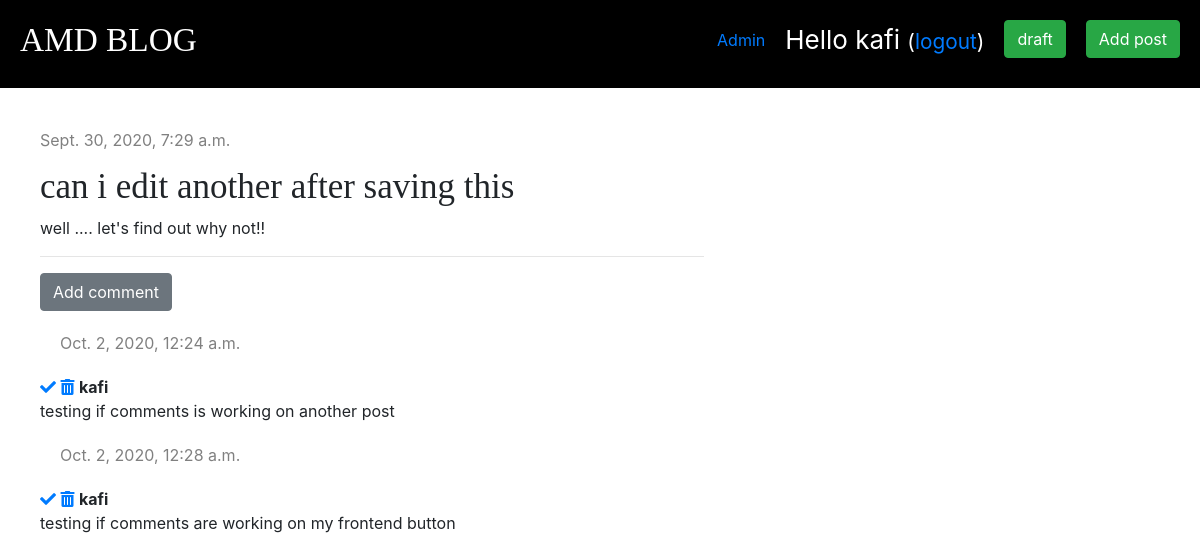
The page /post/25/ (signed in) on the database as committed earlier.
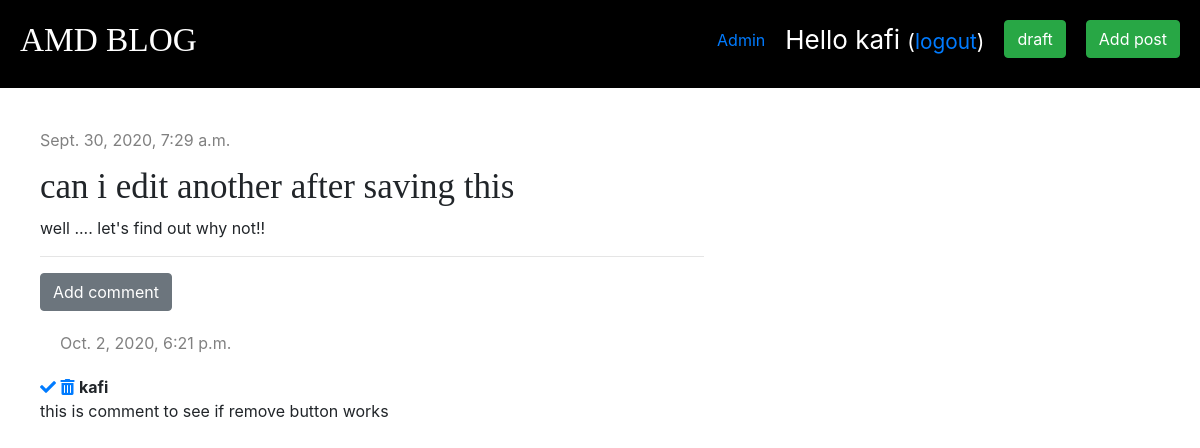
The same page on the database as committed later.
### blog/models.py (models this page shows, shortened)
class Post(models.Model):
    author = models.ForeignKey('auth.User', on_delete=models.CASCADE)
    title = models.CharField(max_length=200)
    text = models.TextField()
    created_date = models.DateTimeField(default=timezone.now)
    published_date = models.DateTimeField(blank=True, null=True)

class Comment(models.Model):
    post = models.ForeignKey('blog.post', on_delete=models.CASCADE, related_name='comments')
    author = models.CharField(max_length=200)
    text = models.TextField()
    created_date = models.DateTimeField(default=timezone.now)
    approved = models.BooleanField(default=False)

### blog/views.py (the view)
# urls.py: path('post/<int:pk>/', views.post_detail, name='post_detail'),
def post_detail(request, pk):
    post = get_object_or_404(Post, pk=pk)
    stuff_for_frontend = {'post': post}
    return render(request, 'blog/post_detail.html', stuff_for_frontend)

### blog/templates/blog/post_detail.html (shortened to what this page needs)
{% extends "blog/base.html" %}
{% block content %}
    <div class="post">
        {% if post.published_date %}
            <div class="date">
                {{ post.published_date }}
            </div>
        {% else %}
        <a href="{% url 'post_publish' pk=post.pk %}" class="btn btn-primary">Publish</a>
        {% endif %}
       {% if user.is_authenticated %}
			<a class="btn btn-default" href="{% url 'post_edit' pk=post.pk %}"></a>
		{% endif %}
            <h1>{{ post.title }}</h1>
            <p>{{ post.text|linebreaksbr }}</p>
            <hr>
            <a href=" {% url 'add_comment_to_post' pk=post.pk %}" class="btn btn-secondary">Add comment</a>
            {% for comment in post.comments.all %}
                {% if user.is_authenticated or comment.approved %}
                <div class="comment">
                    <div class="date">
                        {{ comment.created_date }}
                    </div>
                </div>
                    {% if not comment.approved and user.is_superuser %}
                        <a href="{% url 'comment_approve' pk=comment.pk %}"><i class="fas fa-check"></i></a>
                        <a href="{% url 'comment_remove' pk=comment.pk %}" ><i class="fas fa-trash-alt"></i></a>
                    {% endif %}
                    <strong>{{ comment.author }}</strong>
                    <p>{{ comment.text }}</p>
                {% endif %}
            {% empty %}
                <p>No comments yet....</p>
            {% endfor %}
    </div>
{% endblock content %}

### blog/templates/blog/base.html (shortened to what this page needs)
{% load staticfiles %}
<html lang="en">
<head>
    <link rel="stylesheet" href="https://stackpath.bootstrapcdn.com/bootstrap/4.5.2/css/bootstrap.min.css">
    <link rel="stylesheet" href="{% static "css/blog.css" %}">
    <link rel="stylesheet" href="//use.fontawesome.com/releases/v5.0.7/css/all.css">
</head>
<body>
    <div class="page-header">
        {% if user.is_authenticated %}
        <div class="new-post-button">
            <a href="post/new"><button class="btn btn-success">Add post</button></a>
        </div>
        <div class="post-draft-button">
            <a href="drafts/"><button class="btn btn-success">draft</button></a>
        </div>
        <class class="top_menu">
            <p class="top_menu_name">Hello {{ user.username }} <small>(<a href="{% url 'logout' %}">logout</a>)</small></p>
        </class>
        {% if user.is_superuser %}
            <div class="admin">
                <a href="/admin">Admin</a>
            </div>
        {% endif %}
        {% else %}
            <div class="login-button">
                <a href="accounts/login"><button class="fas fa-sign-in-alt fa-2x"></button></a>
            </div>
        {% endif %}
        <h1><a href="/">AMD BLOG</a></h1>
    </div>
    <div class="content-container">
        <div class="row">
            <div class="col-md-7">
                {% block content %}
                {% endblock %}
            </div>
        </div>
    </div>
</body>
</html>

### blog/static/css/blog.css (style rules this page uses)
.page-header { background-color: black; margin-top: 0; padding: 20px 20px 20px 20px; }
.page-header h1 a { color: white; font-size: 25pt; text-decoration: none; }
.content-container { margin-left: 40px; margin-top: 40px; }
h1, h2, h3, h4 { font-family: 'Tinos', serif; font-size: 35px; }
.date { color: grey; }
.post { margin-bottom: 70px; }
.post-draft-button { float: right; margin-right: 20px; }
.new-post-button, .login-button { float: right; }
.top_menu { float: right; color: white; margin-right: 20px; font-size: 26px; }
.comment { margin: 20px 0px 20px 20px; }
.admin { margin-right: 20px; margin-top: 8px; float: right; }

Rows that differ between the two databases and show on the page:
removed Comment: created_date "Oct. 2, 2020, 12:24 a.m.", approved False (drawn), author "kafi", text "testing if comments is working on another post"
removed Comment: created_date "Oct. 2, 2020, 12:28 a.m.", approved False (drawn), author "kafi", text "testing if comments are working on my frontend button"
added Comment: created_date "Oct. 2, 2020, 6:21 p.m.", approved False (drawn), author "kafi", text "this is comment to see if remove button works"
